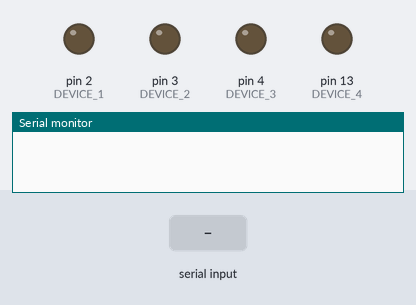
This sketch was run on a simulated Arduino Uno, built with avr-gcc and run on an emulated ATmega328P. Shown: output pins drawn as LEDs (lit = HIGH), the last lines printed to the serial monitor. The inputs (shaded band) are chosen by the test bench.

Above: at 1.2 s.
1.3 s: "a" received over the second serial link
At 2.1 s:
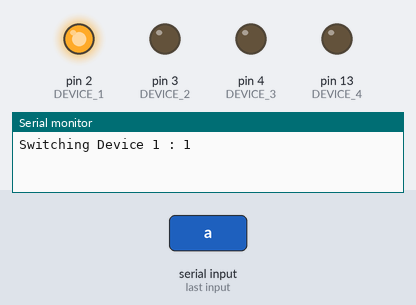
2.8 s: "b" received over the second serial link
At 3.3 s:
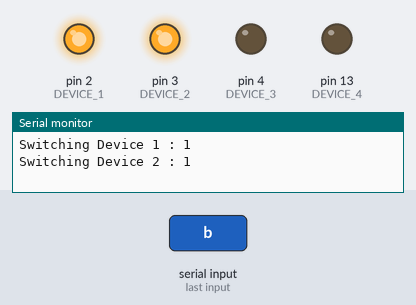
4.3 s: "c" received over the second serial link
At 5.5 s:
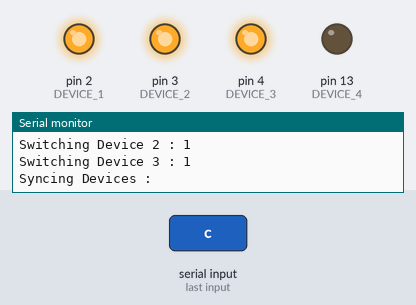
5.8 s: "d" received over the second serial link
At 6.8 s:
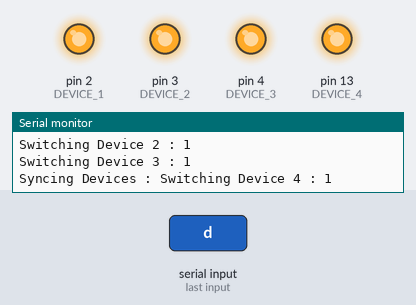
7.3 s: "a" received over the second serial link
At 7.9 s:
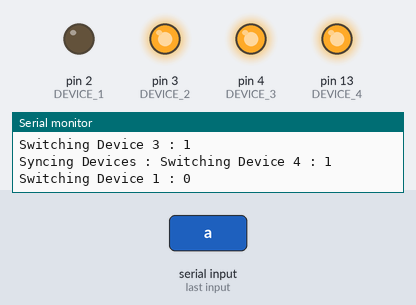
8.8 s: "x" received over the second serial link
At 10.2 s:
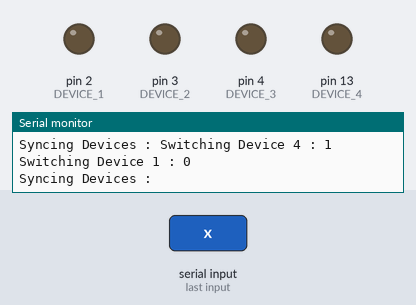
Timing chart, 0 to 11.3 s (numbered marks = the images above; inputs shaded):
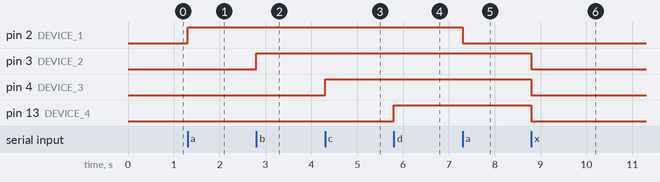

Measured:
- after the input at 1.3 s, pin 2 (DEVICE_1): LOW → HIGH at once
- after the input at 2.8 s, pin 3 (DEVICE_2): LOW → HIGH at once
- after the input at 4.3 s, pin 4 (DEVICE_3): LOW → HIGH at once
- after the input at 5.8 s, pin 13 (DEVICE_4): LOW → HIGH at once
- after the input at 7.3 s, pin 2 (DEVICE_1): HIGH → LOW at once
- after the input at 8.8 s, pin 3 (DEVICE_2), pin 4 (DEVICE_3), pin 13 (DEVICE_4): HIGH → LOW at once

The sketch:

iot_slave_node_station.ino
```cpp
// This acts as a slave node for controlling devices from the main server
#include <SoftwareSerial.h>

// Devices are connected to these pins
#define DEVICE_1 2
#define DEVICE_2 3
#define DEVICE_3 4
#define DEVICE_4 13

// The Bluetooth module is connected to these pins
SoftwareSerial bluetooth(10, 11); // RX, TX

bool device_1_state = LOW;
bool device_2_state = LOW;
bool device_3_state = LOW;
bool device_4_state = LOW;

void setup()
{
  bluetooth.begin(9600);
  Serial.begin(9600);

  // Initialize the device pins as OUTPUT
  pinMode(DEVICE_1,OUTPUT);
  pinMode(DEVICE_2,OUTPUT);
  pinMode(DEVICE_3,OUTPUT);
  pinMode(DEVICE_4,OUTPUT);
}

unsigned long start_time = millis();
void loop()
{
  if(bluetooth.available())
  {
    char received_data = bluetooth.read();
    switch(received_data)
    {
      case 'a':
        device_1_state = !device_1_state;
        Serial.print("Switching Device 1 : ");Serial.println(device_1_state);
        digitalWrite(DEVICE_1,device_1_state);
      break;

      case 'b':
        device_2_state = !device_2_state;
        Serial.print("Switching Device 2 : ");Serial.println(device_2_state);
        digitalWrite(DEVICE_2,device_2_state);
      break;

      case 'c':
        device_3_state = !device_3_state;
        Serial.print("Switching Device 3 : ");Serial.println(device_3_state);
        digitalWrite(DEVICE_3,device_3_state);
      break;

      case 'd':
        device_4_state = !device_4_state;
        Serial.print("Switching Device 4 : ");Serial.println(device_4_state);
        digitalWrite(DEVICE_4,device_4_state);
      break;

      case 'x':
        device_1_state = LOW;
        device_2_state = LOW;
        device_3_state = LOW;
        device_4_state = LOW;
        digitalWrite(DEVICE_1,device_1_state);
        digitalWrite(DEVICE_2,device_2_state);
        digitalWrite(DEVICE_3,device_3_state);
        digitalWrite(DEVICE_4,device_4_state);
      break;
    }
  }
  if(millis() - start_time > 5000)
  {
    Serial.print("Syncing Devices : ");
    bluetooth.print('*');
    bluetooth.print(device_1_state);
    bluetooth.print(device_2_state);
    bluetooth.print(device_3_state);
    bluetooth.print(device_4_state);
    bluetooth.print('#');
    start_time = millis();
  }
}
```
